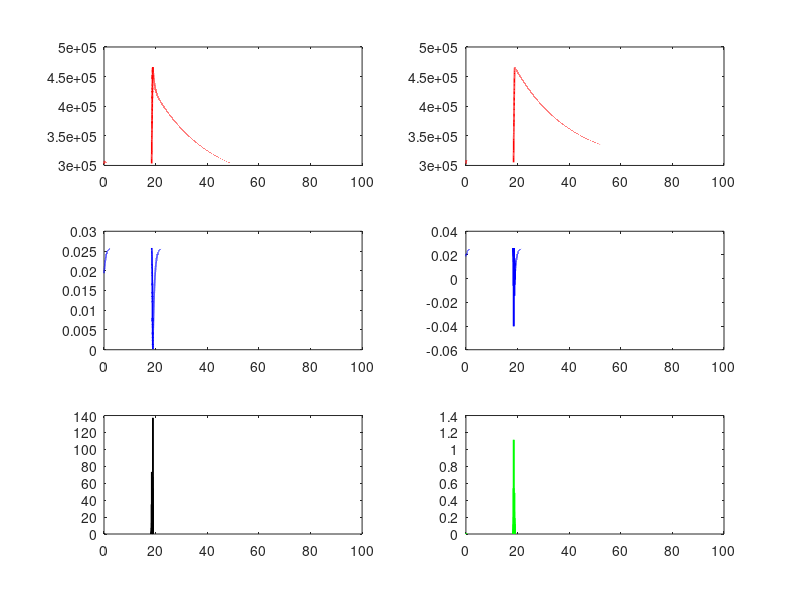

Source code (MATLAB):
clear; close all; clc;
% =========================================================================
% 
% Radiative-Convective Systems Idealized Model.
% Formulations based on Hu and Randall 1995: Low-Frequency Oscillations in
% Radiative-COnvective Systems. Part II: An Idealized Model.
% 
% Plotting Results.
% 
% =========================================================================
%% Load Results:

load ./Output/Test_1.mat

% =========================================================================
%% Plotting:

figure(1)

subplot(3,2,1)
plot(tday(1:smax),SM(1:smax),'LineWidth',1.2,'Color','r')

% axis([0 max(tday) -inf inf])

subplot(3,2,2)
plot(tday(1:smax),SBt(1:smax),'LineWidth',1.2,'Color','r')

% axis([0 max(tday) -inf inf])

subplot(3,2,3)
plot(tday(1:smax),qM(1:smax),'LineWidth',1.2,'Color','b')

% axis([0 max(tday) -inf inf])

subplot(3,2,4)
plot(tday(1:smax),qBt(1:smax),'LineWidth',1.2,'Color','b')

% axis([0 max(tday) -inf inf])

subplot(3,2,5)
plot(tday(1:smax),Mc(1:smax),'LineWidth',1.2,'Color','k')

% axis([0 max(tday) -inf inf])

subplot(3,2,6)
plot(tday(1:smax),PR(1:smax),'LineWidth',1.2,'Color','g')

% axis([0 max(tday) -inf inf])

% a1 = gca;
% set(a1,'Box','on');
% set(a1,'TickDir','out');
% set(a1,'Linewidth',1.2);
% set(a1,'FontName','FixedWidth');
% set(a1,'FontSize',14);
% set(a1,'FontWeight','Bold');
% set(a1,'XScale','linear');
% % set(a1,'XTick',[]);
% % set(a1,'XTickLabel',{});
% set(a1,'XMinorTick','off');
% set(a1,'XMinorGrid','off');
% % set(a1,'YTick',[]);
% % set(a1,'YTickLabel',{});
% set(a1,'YMinorTick','off');
% set(a1,'YMinorGrid','off');
% % a1.YDir = 'Reverse';
% 
% xlabel('\bf{Day}','FontName','Helvetica','FontSize',14,'FontWeight','bold')
% % ylabel('\bf{}','FontName','Helvetica','FontSize',14,'FontWeight','bold')
% 
% % tit2 = title('','FontName','Helvetica','FontSize',14,'FontWeight','bold');
% 
% % leg = legend('OND (10/01-12/31)','MJO1 (10/15-10/31)',2);
% % set(leg,'FontName','Helvetica')
% % set(leg,'FontSize',14)
% % set(leg,'FontWeight','normal')
% % set(leg,'Location','northwest')

% =========================================================================
%% Save Figure:

% set(gf1,'Color',[1,1,1]);
% figname = ['./Results'];
% print(gf1,'-dpng','-r600',figname);

% =========================================================================
